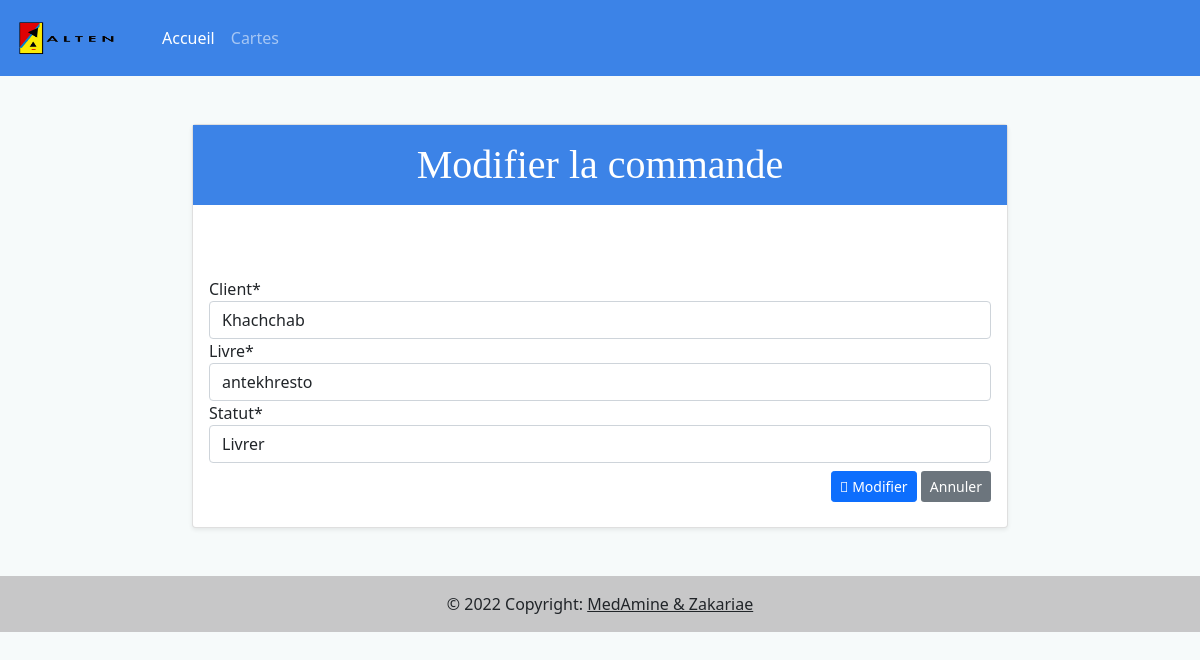
The page /modifiercommande/1 on the database its author committed.
### bookStore/models.py (models this page shows)
class Commande(models.Model):
    STATUT = (
        ('En attente', 'En attente'),
        ('Livrer', 'Livrer'),
        ('En cours', 'En cours'),
        ('Hors service', 'Hors service')
    )
    client = models.ForeignKey(Client, null=True, on_delete=models.SET_NULL)
    livre = models.ForeignKey(Livre, null=True, on_delete=models.SET_NULL)
    statut = models.CharField(max_length=200, null=True, choices=STATUT)
    date_commande = models.DateTimeField(auto_now_add=True, null=True)

### bookStore/views.py (the view)
# urls.py: path('modifiercommande/<str:pk>', views.modifiercommande, name='modifiercommande'),
def modifiercommande(request, pk):
    commande = Commande.objects.get(id=pk)
    form = CommandeForm(instance=commande)
    if request.method == 'POST':
        form = CommandeForm(request.POST, instance=commande)
        if form.is_valid():
            form.save()
    contexte = {'form': form}
    return render(request, 'bookStore/modifierCommande.html', contexte)

### bookStore/forms.py
class CommandeForm(ModelForm):
    class Meta:
        model = Commande
        fields = '__all__'

### bookStore/models.py (called while the page is built)
    def __str__(self):
        return self.nom

    def __str__(self):
        return self.titre

### templates/bookStore/modifierCommande.html (shortened to what this page needs)
{% extends 'bookstore/main.html' %}
{% load crispy_forms_tags%}
{% block content %}
<div class="container my-5 " >
    <div class="d-flex justify-content-center align-itmes-center">
        <div class="card shadow-sm " style="width: 51rem;">
            <h1 class="text-center card-title bg-primary text-white py-3"  style="font-family: Didot, serif;">Modifier la commande</h1>
            <div class="card-body ">
                <form action="" method="post" class="my-5">
                    {{ form|crispy  }}
                    <div class=" float-sm-end mt-2">
                        <button type="submit" class="btn btn-primary btn-sm"><i class="fad fa-edit"></i> Modifier</button>
                        <a href="{% url 'index' %}">
                            <button type="button" class="btn bg-secondary text-white btn-sm">Annuler</button>
                        </a>
                </div>
                </form>
            </div>
          </div>
    </div>
</div>
{% endblock %}

### static/css/style.css (style rules this page uses)
.bg-primary { background-color: rgb(60, 131, 231)!important; }
body { background-color: rgb(246, 250, 250); }

### rows shown on the page
Commande: client "Khachchab", livre "antekhresto", statut "Livrer"
